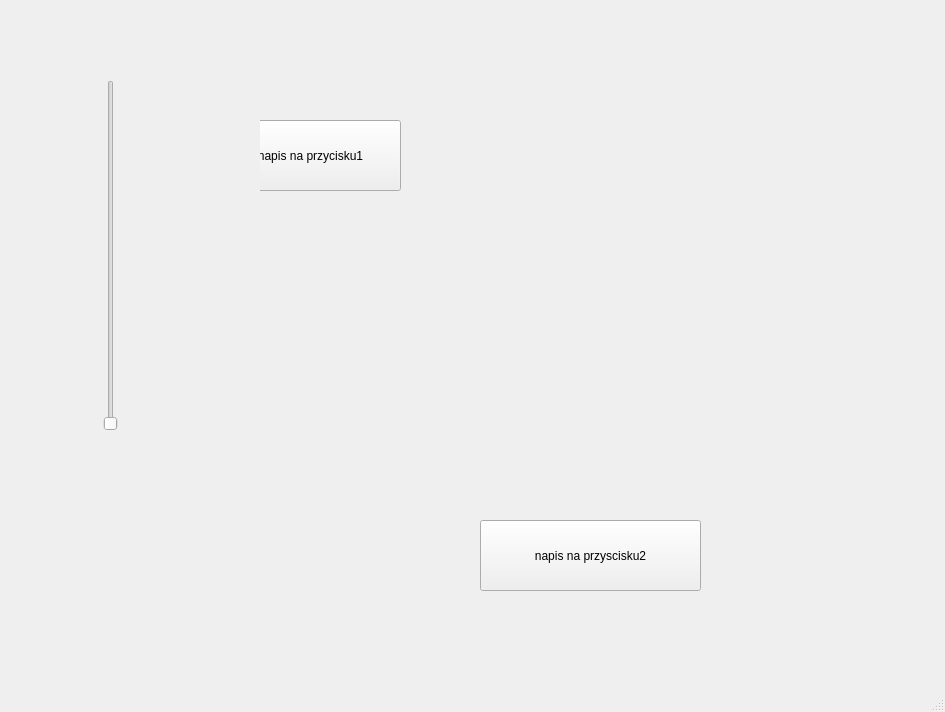
<?xml version="1.0" encoding="UTF-8"?>
<ui version="4.0">
 <class>MainWindow</class>
 <widget class="QMainWindow" name="MainWindow">
  <property name="geometry">
   <rect>
    <x>0</x>
    <y>0</y>
    <width>945</width>
    <height>712</height>
   </rect>
  </property>
  <property name="windowTitle">
   <string>MainWindow</string>
  </property>
  <widget class="QWidget" name="centralwidget">
   <widget class="QPushButton" name="przycisk2">
    <property name="geometry">
     <rect>
      <x>480</x>
      <y>520</y>
      <width>221</width>
      <height>71</height>
     </rect>
    </property>
    <property name="text">
     <string>napis na przyscisku2</string>
    </property>
   </widget>
   <widget class="QSlider" name="verticalSlider">
    <property name="geometry">
     <rect>
      <x>100</x>
      <y>80</y>
      <width>22</width>
      <height>351</height>
     </rect>
    </property>
    <property name="orientation">
     <enum>Qt::Vertical</enum>
    </property>
   </widget>
   <widget class="QWidget" name="widget" native="true">
    <property name="geometry">
     <rect>
      <x>260</x>
      <y>70</y>
      <width>401</width>
      <height>341</height>
     </rect>
    </property>
    <widget class="QPushButton" name="przycisk1">
     <property name="geometry">
      <rect>
       <x>-40</x>
       <y>50</y>
       <width>181</width>
       <height>71</height>
      </rect>
     </property>
     <property name="text">
      <string>napis na przycisku1</string>
     </property>
    </widget>
   </widget>
  </widget>
  <widget class="QMenuBar" name="menubar">
   <property name="geometry">
    <rect>
     <x>0</x>
     <y>0</y>
     <width>945</width>
     <height>26</height>
    </rect>
   </property>
  </widget>
  <widget class="QStatusBar" name="statusbar"/>
 </widget>
 <resources/>
 <connections/>
</ui>
